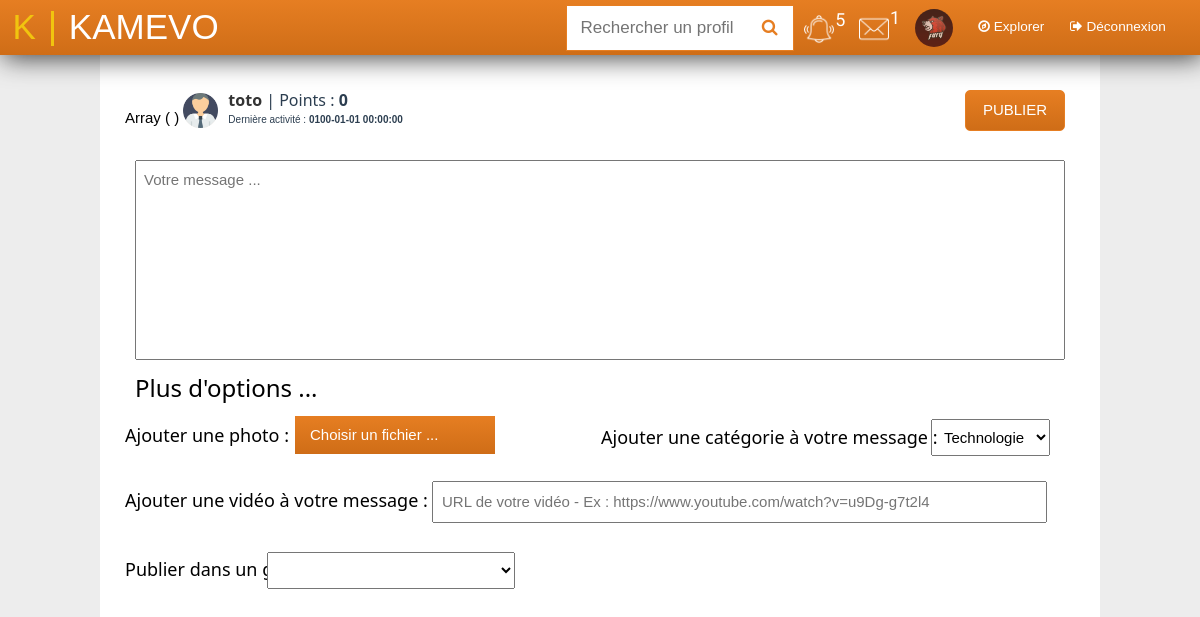
The app's page /post.php (signed in) with its own data.
### tables this page shows
CREATE TABLE `users` (
  `ID` int(11) NOT NULL,
  `pseudo` varchar(255) NOT NULL,
  `Nom` varchar(255) NOT NULL,
  `password` varchar(255) NOT NULL,
  `email` varchar(255) NOT NULL,
  `lastvisit` datetime NOT NULL DEFAULT CURRENT_TIMESTAMP,
  `grade` int(11) NOT NULL,
  `abonnes` int(11) NOT NULL DEFAULT '0',
  `abonnements` int(11) NOT NULL DEFAULT '0',
  `points` int(11) NOT NULL DEFAULT '0',
  `avatar` varchar(255) NOT NULL DEFAULT 'defaultAvatar.png',
  `banner` varchar(255) NOT NULL DEFAULT 'defaultBanner.png',
  `bio` varchar(255) NOT NULL DEFAULT 'Biographie de l''utilisateur'
);

### php/users.class.php (called while the page is built, shortened)
<?php
class users{
	public function __construct($ID){
		$this->initialize($ID);
	}
	private function initialize($ID){
		include('co_pdo.php');
		$req = $bdd->prepare('SELECT * FROM users WHERE ID = ?');
		$req->execute(array($ID));
		$rep = $req->fetch();
		$this->pseudo = $rep['pseudo'];
		$this->lastvisit = $rep['lastvisit'];
		$this->points = $rep['points'];
	}
}
?>

### postContent.php (the view, shortened to what this page needs)
<div class="publisher">
<?php
	print_r($_POST);
?>
 <div class="block-title">
  <img class="block-img" src="img/user.png" alt="William">
   <h6 class="block-name"><strong><?=$user->pseudo; ?> </strong></h6>
   <h6 class="block-points">| Points : <strong> <?=$user->points; ?></strong></h6>
  <p class="block-date">Dernière activité : <strong><?=$user->lastvisit; ?></strong></p>
 </div>
 <div class="submit-btn">
 	<a href="#" class="btn" onclick="document.getElementById('formData').submit();" id="subform">Publier</a>
 </div>
 <div class="text">
  <form action="" method="post" id="formData" enctype="multipart/form-data"	>
  	<textarea name="text" class="text-area" placeholder="Votre message ..."></textarea>
 </div>
 <div class="options">
 	<h3 class="options-title">Plus d'options ...</h3>
 	 <div class="photo">
 	  <h5 class="file-label">Ajouter une photo : </h5>
      <label for="my-file" class="input-file-trigger" tabindex="0">Choisir un fichier ...</label>
 	 </div><br/>
 	 <div class="category">
 	  <h5 class="category-label">Ajouter une catégorie à votre message : </h5>
 	   <select class="select" name="categorie">
 	   	<option value="Technology">Technologie</option>
 	   </select>
 	 </div><br/>
 	 <div class="video">
 	  <h5 class="video-label">Ajouter une vidéo à votre message : </h5>
 	 	<input type="text" class="video-input" name="video" placeholder="URL de votre vidéo - Ex : https://www.youtube.com/watch?v=u9Dg-g7t2l4">
 	 </div><br />
   <div class="video">
      <h5 class="video-label">Publier dans un groupe : </h5>
      <select class="select" name="group">
     </select>
   </div>
 </div>
</div>

### post/css/style.max.css (style rules this page uses)
body { background-color: #ededed; overflow-x: hidden; }

### post/css/post.css (style rules this page uses)
.publisher { width: 100%; background-color: #fff; margin-top: 50px; min-height: 100vh; padding: 25px; }
.block-title { display: inline-block; }
.submit-btn { display: inline-block; float: right; }
.block-img { width: 35px; padding-top: 18px; position: absolute; z-index: 1; height: auto; }
.block-name { display: inline-block; padding-top: 3px; padding-left: 45px; color: #333333; }
.block-points { display: inline-block; color: #2c3e50; }
.block-date { padding-left: 45px; margin: 0; margin-top: -10px; font-size: 10px; color: #2c3e50; }
.btn { margin-left: -110px; margin-top: 15px; position: absolute; color: white; text-transform: uppercase; background-color: #e67e22; background: -webkit-linear-gradient(#e67e22,#cf6d17); background: -o-linear-gradient(#e67e22,#cf6d17); background: -moz-linear-gradient(#e67e22,#cf6d17); padding: 8px; text-decoration: none; border: solid 1px #e67e22; border-radius: 5px; width: 100px; text-align: center; }
.text { width: 100%; padding: 10px; padding-top: 30px; }
.text-area { width: 100%; resize: none; height: 200px; padding: 8px; }
.file-label { display: inline-block; position: absolute; margin-top: 6px; }
.options-title { margin-left: 10px; margin-top: -15px; }
.input-file-trigger { width: 200px; padding: 8px; padding-left: 15px; margin-left: 170px; display: block; background-color: #e67e22; background: -webkit-linear-gradient(#e67e22,#cf6d17); background: -o-linear-gradient(#e67e22,#cf6d17); background: -moz-linear-gradient(#e67e22,#cf6d17); color: #fff; font-size: 1em; transition: all .4s; cursor: pointer; }
.photo { display: inline-block; }
.category { display: inline-block; float: right; position: absolute; right: calc((100% - 900px)/2); }
.category-label { margin-left: -400px; position: absolute; display: inline-block; margin-top: -30px; }
.select { margin-top: -35px; margin-left: -70px; padding: 8px; }
.video-label { display: inline-block; }
.video-input { display: inline-block; padding: 8px; width: 615px; }

### css/menu_co.css (style rules this page uses)
*, *:after, *:before { -moz-box-sizing: border-box; -webkit-box-sizing: border-box; box-sizing: border-box; }

### frameworks/w3.css (style rules this page uses)
html { box-sizing:border-box }
*,*:before,*:after { box-sizing:inherit }
html { -ms-text-size-adjust:100%;-webkit-text-size-adjust:100% }
body { margin:0 }
a { background-color:transparent;-webkit-text-decoration-skip:objects }
img { border-style:none }
button,input,select,textarea { font:inherit;margin:0 }
button,input { overflow:visible }
button,select { text-transform:none }
textarea { overflow:auto }
html,body { font-family:Verdana,sans-serif;font-size:15px;line-height:1.5 }
html { overflow-x:hidden }
h1,h2,h3,h4,h5,h6,.w3-slim,.w3-wide { font-family:"Segoe UI",Arial,sans-serif }
h3 { font-size:24px }
h5 { font-size:18px }
h6 { font-size:16px }
h1,h2,h3,h4,h5,h6 { font-weight:400;margin:10px 0 }
img { margin-bottom:-5px }
a { color:inherit }

### records on screen
users: pseudo "toto", points "0", lastvisit "0100-01-01 00:00:00"
